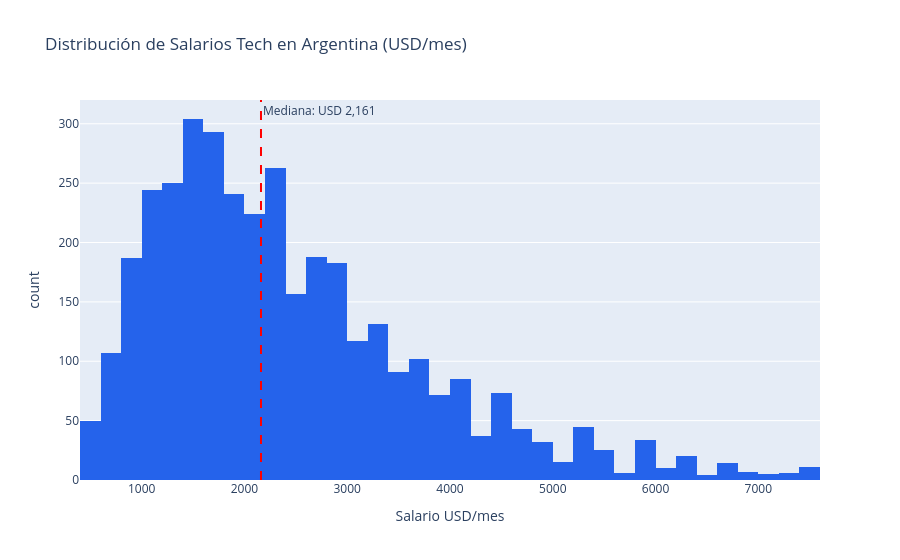

Here is the notebook cell this chart was saved with:
### Code cell
fig = px.histogram(
    df,
    x='salario_usd_mensual',
    nbins=50,
    title='Distribución de Salarios Tech en Argentina (USD/mes)',
    labels={'salario_usd_mensual': 'Salario USD/mes'},
    color_discrete_sequence=['#2563eb']
)
fig.add_vline(x=df['salario_usd_mensual'].median(), line_dash='dash', 
              line_color='red', annotation_text=f"Mediana: USD {df['salario_usd_mensual'].median():,.0f}")
fig.update_layout(showlegend=False)
fig.show()

### Figure 1 — Plotly figure (JSON) as saved in the notebook; plotly's stock layout.template omitted (floating-point values rounded to 4 significant figures; data arrays with more than 128 entries replaced by an {"elided": "..."} marker saying what was removed)
{"data": [{"bingroup": "x", "hovertemplate": "Salario USD/mes=%{x}<br>count=%{y}<extra></extra>", "legendgroup": "", "marker": {"color": "#2563eb", "pattern": {"shape": ""}}, "name": "", "nbinsx": 50, "orientation": "v", "showlegend": false, "type": "histogram", "x": {"elided": "3676 float values"}, "xaxis": "x", "yaxis": "y"}], "layout": {"annotations": [{"showarrow": false, "text": "Mediana: USD 2,161", "x": 2161.0, "xanchor": "left", "xref": "x", "y": 1, "yanchor": "top", "yref": "y domain"}], "barmode": "relative", "legend": {"tracegroupgap": 0}, "shapes": [{"line": {"color": "red", "dash": "dash"}, "type": "line", "x0": 2161.0, "x1": 2161.0, "xref": "x", "y0": 0, "y1": 1, "yref": "y domain"}], "showlegend": false, "title": {"text": "Distribución de Salarios Tech en Argentina (USD/mes)"}, "xaxis": {"anchor": "y", "domain": [0, 1], "title": {"text": "Salario USD/mes"}}, "yaxis": {"anchor": "x", "domain": [0, 1], "title": {"text": "count"}}}}
